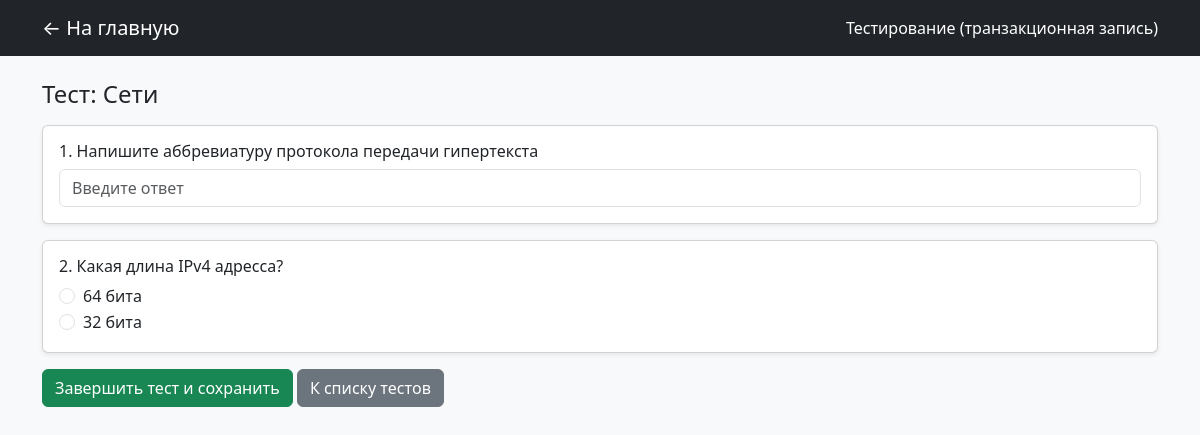
Screenshot of /take_test.php?test_id=1 (signed in) with the database file from the repository.
### tables this page shows
CREATE TABLE `tests` (
  `id` int(11) NOT NULL AUTO_INCREMENT,
  `title` varchar(200) NOT NULL,
  `teacher_id` int(11) NOT NULL,
  PRIMARY KEY (`id`),
  KEY `teacher_id` (`teacher_id`),
  CONSTRAINT `tests_ibfk_1` FOREIGN KEY (`teacher_id`) REFERENCES `users` (`id`)
);

CREATE TABLE `questions` (
  `id` int(11) NOT NULL AUTO_INCREMENT,
  `test_id` int(11) NOT NULL,
  `question_text` text NOT NULL,
  `question_type` enum('single_choice','multiple_choice','text_input') NOT NULL DEFAULT 'single_choice',
  PRIMARY KEY (`id`),
  KEY `test_id` (`test_id`),
  CONSTRAINT `questions_ibfk_1` FOREIGN KEY (`test_id`) REFERENCES `tests` (`id`)
);

CREATE TABLE `answer_options` (
  `id` int(11) NOT NULL AUTO_INCREMENT,
  `question_id` int(11) NOT NULL,
  `option_text` text NOT NULL,
  `is_correct` tinyint(1) DEFAULT '0',
  PRIMARY KEY (`id`),
  KEY `question_id` (`question_id`),
  CONSTRAINT `answer_options_ibfk_1` FOREIGN KEY (`question_id`) REFERENCES `questions` (`id`)
);

### take_test.php (the view, shortened to what this page needs)
<?php
require_once 'db.php';
$testId = isset($_GET['test_id']) ? (int)$_GET['test_id'] : 0;
$tests = $pdo->query("SELECT t.*, COALESCE(NULLIF(u.full_name, ''), u.login) AS teacher FROM tests t JOIN users u ON t.teacher_id = u.id")->fetchAll();
?>
<!DOCTYPE html>
<html lang="ru">
<head>
    <link href="https://cdn.jsdelivr.net/npm/bootstrap@5.3.0/dist/css/bootstrap.min.css" rel="stylesheet">
</head>
<body class="bg-light">
<nav class="navbar navbar-dark bg-dark mb-4">
    <div class="container">
        <a class="navbar-brand" href="index.php">← На главную</a>
        <span class="navbar-text text-white">Тестирование (транзакционная запись)</span>
    </div>
</nav>
<div class="container">
    <?php if ($testId === 0): ?>
        <h4 class="mb-3">Выберите тест для прохождения:</h4>
        <div class="list-group">
            <?php foreach ($tests as $t): ?>
                <a href="?test_id=<?= $t['id'] ?>" class="list-group-item list-group-item-action d-flex justify-content-between align-items-center">
                    <div>
                        <strong><?= htmlspecialchars($t['title']) ?></strong>
                        <div class="small text-muted">Преподаватель: <?= htmlspecialchars($t['teacher']) ?></div>
                    </div>
                    <span class="btn btn-sm btn-primary">Начать →</span>
                </a>
            <?php endforeach; ?>
        </div>
    <?php else: ?>
        <?php
        $stmtTest = $pdo->prepare("SELECT * FROM tests WHERE id = ?");
        $stmtTest->execute([$testId]);
        $currentTest = $stmtTest->fetch();
        $stmtQ = $pdo->prepare("SELECT * FROM questions WHERE test_id = ?");
        $stmtQ->execute([$testId]);
        $questions = $stmtQ->fetchAll();
	shuffle($questions);
        ?>
        <h4 class="mb-3">Тест: <?= htmlspecialchars($currentTest['title'] ?? 'Не найден') ?></h4>
        <form method="POST">
            <?php foreach ($questions as $idx => $q): ?>
                <div class="card mb-3 shadow-sm">
                    <div class="card-body">
                        <h6><?= ($idx + 1) ?>. <?= htmlspecialchars($q['question_text']) ?></h6>
                        <?php
                        $stmtOpt = $pdo->prepare("SELECT * FROM answer_options WHERE question_id = ?");
                        $stmtOpt->execute([$q['id']]);
                        $opts = $stmtOpt->fetchAll();
			shuffle($opts);
                        ?>
                        <?php if ($q['question_type'] === 'single_choice'): ?>
                            <?php foreach ($opts as $o): ?>
                                <div class="form-check">
                                    <input class="form-check-input" type="radio" name="answers[<?= $q['id'] ?>]" value="<?= $o['id'] ?>" required>
                                    <label class="form-check-label"><?= htmlspecialchars($o['option_text']) ?></label>
                                </div>
                            <?php endforeach; ?>
                        <?php else: ?>
                            <input type="text" name="typed[<?= $q['id'] ?>]" class="form-control" placeholder="Введите ответ" required>
                        <?php endif; ?>
                    </div>
                </div>
            <?php endforeach; ?>
            <button type="submit" name="submit_test" class="btn btn-success">Завершить тест и сохранить</button>
            <a href="take_test.php" class="btn btn-secondary">К списку тестов</a>
        </form>
    <?php endif; ?>
</div>
</body>
</html>

### rows the page displays
tests: title "Сети"
questions: question_text "Напишите аббревиатуру протокола передачи гипертекста"
questions: question_text "Какая длина IPv4 адресса?"
answer_options: option_text "64 бита"
answer_options: option_text "32 бита"
